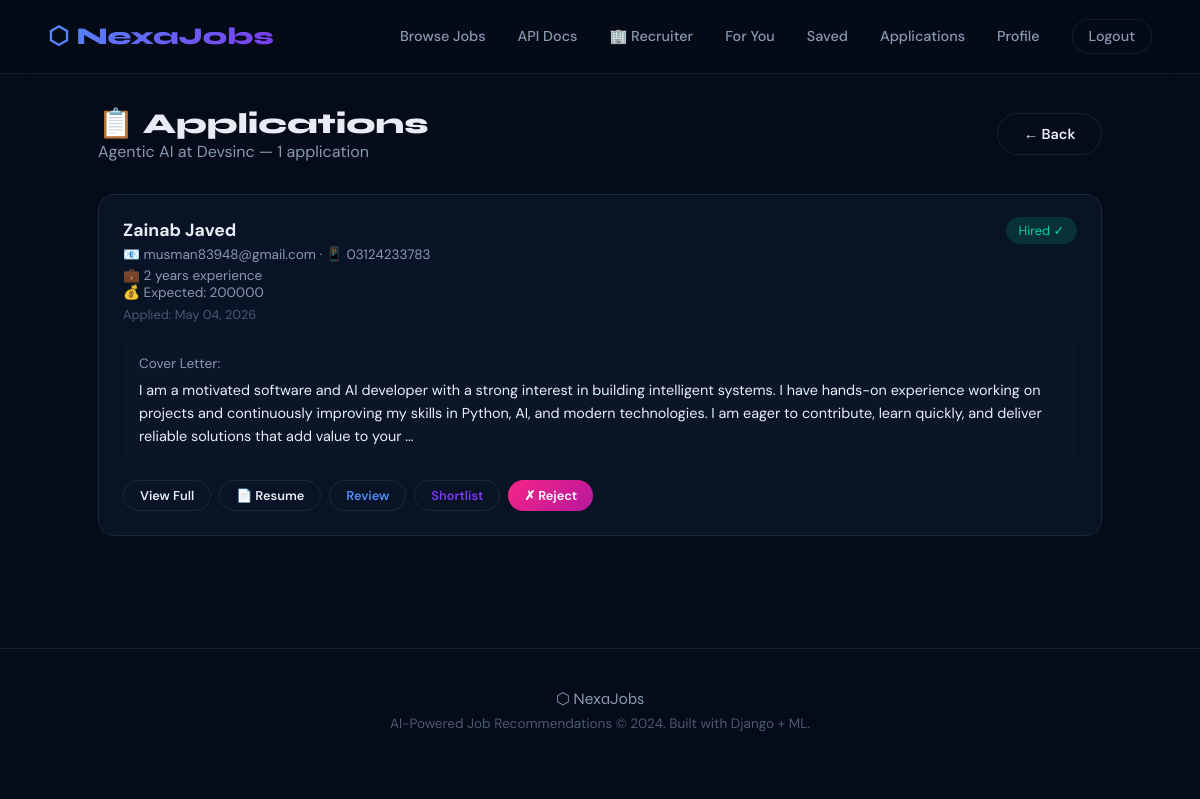
The page /recruiter/applications/13/ (signed in) on the database its author committed.
### jobs/models.py (models this page shows, shortened)
class JobListing(models.Model):
    title = models.CharField(max_length=200)
    company = models.CharField(max_length=200)
    company_logo = models.URLField(blank=True, default='')
    description = models.TextField()
    required_skills = models.TextField(help_text="Comma-separated skills")
    location = models.CharField(max_length=150)
    job_type = models.CharField(max_length=20, choices=JOB_TYPE_CHOICES, default='full_time')
    category = models.CharField(max_length=30, choices=CATEGORY_CHOICES, default='software')
    experience_required = models.CharField(max_length=10, choices=EXPERIENCE_REQUIRED, default='fresher')
    salary_min = models.IntegerField(null=True, blank=True)
    salary_max = models.IntegerField(null=True, blank=True)
    source_url = models.URLField(blank=True)
    posted_by = models.ForeignKey(User, on_delete=models.SET_NULL, null=True, blank=True, related_name='posted_jobs')
    is_active = models.BooleanField(default=True)
    posted_at = models.DateTimeField(auto_now_add=True)
    updated_at = models.DateTimeField(auto_now=True)
    class Meta:
        ordering = ['-posted_at']

### feedback/models.py (models this page shows, shortened)
class JobApplication(models.Model):
    STATUS_CHOICES = [
        ('submitted', 'Submitted'),
        ('under_review', 'Under Review'),
        ('shortlisted', 'Shortlisted'),
        ('rejected', 'Rejected'),
        ('hired', 'Hired'),
    ]
    user = models.ForeignKey(User, on_delete=models.CASCADE, related_name='applications')
    job = models.ForeignKey(JobListing, on_delete=models.CASCADE, related_name='applications')
    full_name = models.CharField(max_length=150)
    email = models.EmailField()
    phone = models.CharField(max_length=20)
    cover_letter = models.TextField()
    resume_pdf = models.FileField(upload_to='applications/resumes/')
    portfolio_url = models.URLField(blank=True)
    linkedin_url = models.URLField(blank=True)
    years_of_experience = models.IntegerField(default=0)
    current_company = models.CharField(max_length=150, blank=True)
    expected_salary = models.CharField(max_length=50, blank=True)
    notice_period = models.CharField(max_length=50, blank=True)
    status = models.CharField(max_length=20, choices=STATUS_CHOICES, default='submitted')
    applied_at = models.DateTimeField(auto_now_add=True)
    updated_at = models.DateTimeField(auto_now=True)
    class Meta:
        unique_together = ['user', 'job']
        ordering = ['-applied_at']

### recruiter/views.py (the view)
    @login_required
    def wrapper(request, *args, **kwargs):
        profile = getattr(request.user, 'profile', None)
        if not profile or not profile.is_recruiter:
            messages.error(request, 'This page is for recruiters only.')
            return redirect('dashboard')
        return view_func(request, *args, **kwargs)

### recruiter/views.py (called while the page is built)
def recruiter_required(view_func):
    @login_required
    def wrapper(request, *args, **kwargs):
        profile = getattr(request.user, 'profile', None)
        if not profile or not profile.is_recruiter:
            messages.error(request, 'This page is for recruiters only.')
            return redirect('dashboard')
        return view_func(request, *args, **kwargs)
    return wrapper

@recruiter_required
def job_applications(request, pk):
    job = get_object_or_404(JobListing, pk=pk, posted_by=request.user)
    applications = JobApplication.objects.filter(job=job).select_related('user').order_by('-applied_at')
    return render(request, 'recruiter/job_applications.html', {
        'job': job,
        'applications': applications,
    })

### templates/recruiter/job_applications.html (shortened to what this page needs)
{% extends 'base.html' %}
{% block content %}
<div style="padding:2rem 3rem;max-width:1100px;margin:0 auto;">
  <div style="display:flex;justify-content:space-between;align-items:center;margin-bottom:2rem;">
    <div>
      <h1 style="font-family:'Syne',sans-serif;font-size:1.8rem;font-weight:800;">📋 Applications</h1>
      <p style="color:var(--text2);">{{ job.title }} at {{ job.company }} — {{ applications.count }} application{{ applications.count|pluralize }}</p>
    </div>
    <a href="{% url 'recruiter_dashboard' %}" class="btn btn-outline">← Back</a>
  </div>
  {% if applications %}
  {% for app in applications %}
  <div class="glass-card" style="padding:1.5rem;margin-bottom:1rem;">
    <div style="display:flex;justify-content:space-between;align-items:flex-start;flex-wrap:wrap;gap:1rem;">
      <div>
        <div style="font-size:1.1rem;font-weight:700;">{{ app.full_name }}</div>
        <div style="color:var(--text2);font-size:.85rem;margin:.3rem 0;">📧 {{ app.email }} · 📱 {{ app.phone }}</div>
        <div style="color:var(--text2);font-size:.85rem;">💼 {{ app.years_of_experience }} years experience</div>
        {% if app.expected_salary %}<div style="color:var(--text2);font-size:.85rem;">💰 Expected: {{ app.expected_salary }}</div>{% endif %}
        <div style="color:var(--text3);font-size:.8rem;margin-top:.3rem;">Applied: {{ app.applied_at|date:"M d, Y" }}</div>
      </div>
      <div style="text-align:right;">
        {% if app.status == 'submitted' %}
        <span style="background:rgba(251,191,36,0.15);color:#fbbf24;padding:.3rem .8rem;border-radius:50px;font-size:.8rem;">Submitted</span>
        {% elif app.status == 'under_review' %}
        <span style="background:rgba(79,142,247,0.15);color:var(--accent);padding:.3rem .8rem;border-radius:50px;font-size:.8rem;">Under Review</span>
        {% elif app.status == 'shortlisted' %}
        <span style="background:rgba(124,58,237,0.15);color:var(--accent2);padding:.3rem .8rem;border-radius:50px;font-size:.8rem;">Shortlisted</span>
        {% elif app.status == 'hired' %}
        <span style="background:rgba(6,214,160,0.15);color:#06d6a0;padding:.3rem .8rem;border-radius:50px;font-size:.8rem;">Hired ✓</span>
        {% elif app.status == 'rejected' %}
        <span style="background:rgba(248,113,113,0.15);color:#f87171;padding:.3rem .8rem;border-radius:50px;font-size:.8rem;">Rejected</span>
        {% endif %}
      </div>
    </div>
    <div style="margin-top:1rem;padding:1rem;background:var(--bg2);border-radius:8px;">
      <div style="color:var(--text2);font-size:.85rem;margin-bottom:.4rem;">Cover Letter:</div>
      <div style="color:var(--text);font-size:.9rem;line-height:1.6;">{{ app.cover_letter|truncatewords:50 }}</div>
    </div>
    <div style="display:flex;gap:.5rem;margin-top:1rem;flex-wrap:wrap;">
      <a href="{% url 'view_application' app.pk %}" class="btn btn-outline" style="padding:.4rem 1rem;font-size:.8rem;">View Full</a>
      {% if app.resume_pdf %}
      <a href="{{ app.resume_pdf.url }}" target="_blank" class="btn btn-outline" style="padding:.4rem 1rem;font-size:.8rem;">📄 Resume</a>
      {% endif %}
      {% if app.status != 'under_review' %}
      <a href="{% url 'update_application_status' app.pk 'under_review' %}" class="btn btn-outline" style="padding:.4rem 1rem;font-size:.8rem;color:#4f8ef7;">Review</a>
      {% endif %}
      {% if app.status != 'shortlisted' %}
      <a href="{% url 'update_application_status' app.pk 'shortlisted' %}" class="btn btn-outline" style="padding:.4rem 1rem;font-size:.8rem;color:var(--accent2);">Shortlist</a>
      {% endif %}
      {% if app.status != 'rejected' %}
      <a href="{% url 'update_application_status' app.pk 'rejected' %}" class="btn btn-danger" style="padding:.4rem 1rem;font-size:.8rem;" onclick="return confirm('Reject this applicant? They will receive an email notification.')">✗ Reject</a>
      {% endif %}
    </div>
  </div>
  {% endfor %}
  {% else %}
  <div class="glass-card" style="padding:3rem;text-align:center;">
    <p style="color:var(--text2);">No applications yet for this job.</p>
  </div>
  {% endif %}
</div>
{% endblock %}

### templates/base.html (style rules this page uses)
*,*::before,*::after { box-sizing:border-box;margin:0;padding:0; }
:root { --bg:#050b18;--bg2:#0a1628;--bg3:#0f1f38; --glass:rgba(255,255,255,0.04);--glass-border:rgba(255,255,255,0.08); --accent:#4f8ef7;--accent2:#7c3aed;--accent3:#06d6a0; --text:#e8edf5;--text2:#8899b0;--text3:#4a5a72; --card:rgba(10,22,40,0.85); --glow:0 0 40px rgba(79,142,247,0.15); --radius:16px;--radius-sm:10px; }
html { scroll-behavior:smooth; }
body { background:var(--bg);color:var(--text);font-family:'DM Sans',sans-serif;min-height:100vh;overflow-x:hidden; }
.glass-card { background:var(--card);border:1px solid var(--glass-border);border-radius:var(--radius);backdrop-filter:blur(20px);transition:transform .3s,box-shadow .3s,border-color .3s; }
.btn { display:inline-flex;align-items:center;gap:.5rem;padding:.7rem 1.6rem;border-radius:50px;font-weight:600;font-size:.9rem;cursor:pointer;transition:all .25s;border:none;text-decoration:none; }
.btn-outline { background:transparent;color:var(--text);border:1px solid var(--glass-border); }
.btn-danger { background:linear-gradient(135deg,#f72585,#b5179e);color:#fff; }

### rows shown on the page
JobListing: title "Agentic AI", company "Devsinc"
JobApplication: full_name "Zainab Javed", email "musman83948@gmail.com", phone "03124233783", years_of_experience "2", expected_salary "200000", applied_at "May 04, 2026", status "Hired ✓", cover_letter "I am a motivated software and AI developer with a strong interest in building intelligent systems. I have hands-on experience working on projects and continuously improving my skills in Python, AI, and modern technologies. I am eager to contribute, learn quickly, and deliver reliable solutions that add value to your …"

### other values the page prints
{{ applications.count }} "1"
